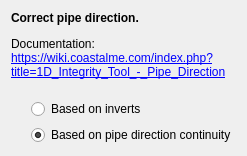
          <widget class="QWidget" name="PipeDirection">
           <attribute name="title">
            <string>Pipe Direction</string>
           </attribute>
           <layout class="QVBoxLayout" name="verticalLayout_6">
            <item>
             <widget class="QLabel" name="label_6">
              <property name="text">
               <string>&lt;html&gt;&lt;head/&gt;&lt;body&gt;&lt;p&gt;&lt;span style=&quot; font-weight:600;&quot;&gt;Correct pipe direction.&lt;/span&gt;&lt;/p&gt;&lt;p&gt;Documentation:&lt;br/&gt;&lt;a href=&quot;https://wiki.coastalme.com/index.php?title=1D_Integrity_Tool_-_Pipe_Direction&quot;&gt;&lt;span style=&quot; text-decoration: underline; color:#0000ff;&quot;&gt;https://wiki.coastalme.com/index.php?title=1D_Integrity_Tool_-_Pipe_Direction&lt;br/&gt;&lt;/span&gt;&lt;/a&gt;&lt;/p&gt;&lt;/body&gt;&lt;/html&gt;</string>
              </property>
              <property name="wordWrap">
               <bool>true</bool>
              </property>
              <property name="openExternalLinks">
               <bool>true</bool>
              </property>
             </widget>
            </item>
            <item>
             <layout class="QHBoxLayout" name="horizontalLayout_9">
              <item>
               <spacer name="horizontalSpacer_6">
                <property name="orientation">
                 <enum>Qt::Horizontal</enum>
                </property>
                <property name="sizeType">
                 <enum>QSizePolicy::Fixed</enum>
                </property>
                <property name="sizeHint" stdset="0">
                 <size>
                  <width>20</width>
                  <height>20</height>
                 </size>
                </property>
               </spacer>
              </item>
              <item>
               <widget class="QRadioButton" name="cbBasedOnInverts">
                <property name="text">
                 <string>Based on inverts</string>
                </property>
                <attribute name="buttonGroup">
                 <string notr="true">buttonGroup_2</string>
                </attribute>
               </widget>
              </item>
             </layout>
            </item>
            <item>
             <layout class="QHBoxLayout" name="horizontalLayout_10">
              <item>
               <spacer name="horizontalSpacer_7">
                <property name="orientation">
                 <enum>Qt::Horizontal</enum>
                </property>
                <property name="sizeType">
                 <enum>QSizePolicy::Fixed</enum>
                </property>
                <property name="sizeHint" stdset="0">
                 <size>
                  <width>20</width>
                  <height>20</height>
                 </size>
                </property>
               </spacer>
              </item>
              <item>
               <widget class="QRadioButton" name="cbBasedOnContinuity">
                <property name="text">
                 <string>Based on pipe direction continuity</string>
                </property>
                <property name="checked">
                 <bool>true</bool>
                </property>
                <attribute name="buttonGroup">
                 <string notr="true">buttonGroup_2</string>
                </attribute>
               </widget>
              </item>
             </layout>
            </item>
            <item>
             <spacer name="verticalSpacer_4">
              <property name="orientation">
               <enum>Qt::Vertical</enum>
              </property>
              <property name="sizeHint" stdset="0">
               <size>
                <width>20</width>
                <height>0</height>
               </size>
              </property>
             </spacer>
            </item>
           </layout>
          </widget>
